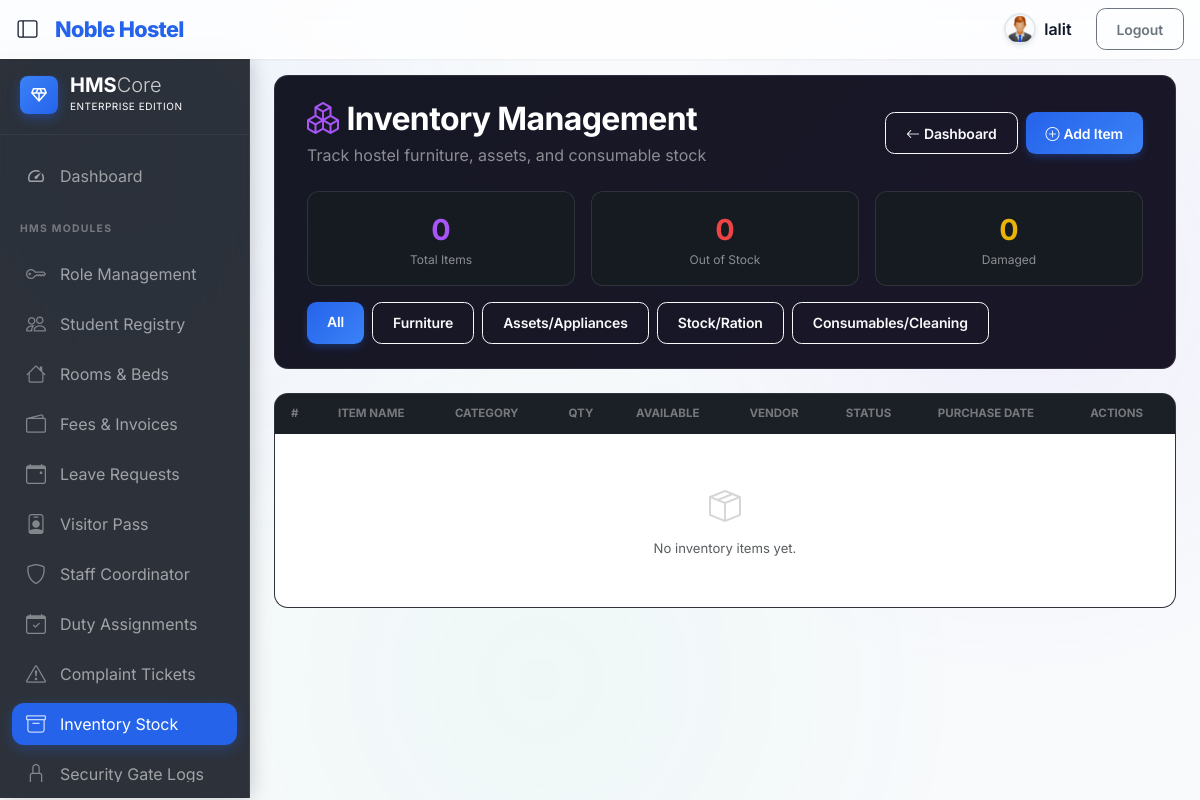
Screenshot of /inventory/ (signed in) with the database file from the repository.
### authentication/models.py (models this page shows, shortened)
class Module(models.Model):
    name = models.CharField(max_length=100, unique=True)
    code = models.SlugField(max_length=100, unique=True)  # e.g. 'student', 'room', 'paybill'
    menu_label = models.CharField(max_length=100, blank=True, help_text="Label shown in sidebar menu")
    icon = models.CharField(max_length=60, blank=True, help_text="Bootstrap icon class e.g. bi-people")
    url_name = models.CharField(max_length=100, blank=True, help_text="Django URL name for the module index page")
    order = models.PositiveSmallIntegerField(default=0, help_text="Sidebar display order (lower = higher)")
    parent_code = models.SlugField(max_length=100, blank=True, help_text="Parent module code for sub-menus")
    class Meta:
        ordering = ['order', 'name']

### hms/views.py (the view)
# urls.py: path("inventory/", views.inventory_list, name='inventory_list'),
@login_required(login_url='/authentication/login')
def inventory_list(request):
    if not _is_admin(request.user):
        return redirect('dashboard')
    items = InventoryItem.objects.all().order_by('-purchase_date')
    category = request.GET.get('category', '')
    if category:
        items = items.filter(category=category)
    context = {
        'items': items, 'category': category,
        'page_title': 'Inventory Management',
        'categories': InventoryItem.CATEGORY_CHOICES,
        'total_items': InventoryItem.objects.count(),
        'low_stock': InventoryItem.objects.filter(status='oos').count(),
        'damaged': InventoryItem.objects.filter(status='damaged').count(),
    }
    return render(request, 'hms/inventory_list.html', context)

### hms/views.py (called while the page is built)
def _is_admin(user):
    if user.is_superuser:
        return True
    try:
        role = user.profile.role
        return role.is_superadmin or role.name in ('Admin', 'Staff')
    except Exception:
        return False

### template/hms/inventory_list.html (shortened to what this page needs)
{% extends 'base.html' %}
{% block content %}
<div class="mod-header">
  <div class="d-flex align-items-center justify-content-between flex-wrap gap-3">
    <div>
      <h2 class="text-white fw-bold mb-1"><i class="bi bi-boxes me-2 text-purple" style="color:#a855f7;"></i>Inventory Management</h2>
      <p class="text-white opacity-50 mb-0">Track hostel furniture, assets, and consumable stock</p>
    </div>
    <div class="d-flex gap-2">
      <a href="{% url 'superadmin_dashboard' %}" class="btn btn-outline-light btn-sm"><i class="bi bi-arrow-left me-1"></i>Dashboard</a>
      <button class="btn btn-primary btn-sm" data-bs-toggle="modal" data-bs-target="#addItemModal"><i class="bi bi-plus-circle me-1"></i>Add Item</button>
    </div>
  </div>
  <div class="row g-3 mt-2">
    <div class="col-4"><div class="stat-mini">
      <div style="font-size:1.8rem;font-weight:700;color:#a855f7;">{{ total_items }}</div>
      <div style="font-size:0.75rem;color:rgba(255,255,255,0.5);">Total Items</div>
    </div></div>
    <div class="col-4"><div class="stat-mini">
      <div style="font-size:1.8rem;font-weight:700;color:#ef4444;">{{ low_stock }}</div>
      <div style="font-size:0.75rem;color:rgba(255,255,255,0.5);">Out of Stock</div>
    </div></div>
    <div class="col-4"><div class="stat-mini">
      <div style="font-size:1.8rem;font-weight:700;color:#eab308;">{{ damaged }}</div>
      <div style="font-size:0.75rem;color:rgba(255,255,255,0.5);">Damaged</div>
    </div></div>
  </div>
  <div class="d-flex gap-2 mt-3 flex-wrap">
    <a href="{% url 'inventory_list' %}" class="btn btn-sm {% if not category %}btn-primary{% else %}btn-outline-light{% endif %}">All</a>
    {% for val, label in categories %}
    <a href="?category={{ val }}" class="btn btn-sm {% if category == val %}btn-primary{% else %}btn-outline-light{% endif %}">{{ label }}</a>
    {% endfor %}
  </div>
</div>
<div class="panel-card">
  <div class="table-responsive">
    <table class="table sa-table mb-0">
      <thead>
        <tr><th>#</th><th>Item Name</th><th>Category</th><th>Qty</th><th>Available</th><th>Vendor</th><th>Status</th><th>Purchase Date</th><th>Actions</th></tr>
      </thead>
      <tbody>
        {% for item in items %}
        <tr>
          <td class="text-muted">{{ forloop.counter }}</td>
          <td><div class="fw-semibold text-white">{{ item.name }}</div><div style="font-size:0.72rem;color:rgba(255,255,255,0.4);">PO: {{ item.purchase_order_no|default:"—" }}</div></td>
          <td>{{ item.get_category_display }}</td>
          <td>{{ item.quantity }}</td>
          <td class="{% if item.available_quantity == 0 %}text-danger{% else %}text-success{% endif %} fw-bold">{{ item.available_quantity }}</td>
          <td><div>{{ item.vendor_name|default:"—" }}</div><div style="font-size:0.72rem;color:rgba(255,255,255,0.4);">{{ item.vendor_contact|default:"" }}</div></td>
          <td>
            <span class="badge-s {% if item.status == 'good' %}s-green{% elif item.status == 'oos' %}s-red{% elif item.status == 'damaged' %}s-yellow{% else %}s-info{% endif %}">
              {{ item.get_status_display }}
            </span>
          </td>
          <td class="text-muted">{{ item.purchase_date|date:"d M Y" }}</td>
          <td>
            <a href="{% url 'inventory_edit' item.pk %}" class="btn btn-sm btn-outline-primary py-0 px-2"><i class="bi bi-pencil"></i></a>
            <button class="btn btn-sm btn-outline-danger py-0 px-2" data-bs-toggle="modal" data-bs-target="#delItem{{ item.pk }}"><i class="bi bi-trash"></i></button>
            <div class="modal fade" id="delItem{{ item.pk }}" tabindex="-1">
              <div class="modal-dialog modal-dialog-centered modal-sm">
                <div class="modal-content">
                  <div class="modal-body text-center py-4">Remove <strong>{{ item.name }}</strong>?</div>
                  <div class="modal-footer">
                    <button class="btn btn-sm btn-outline-light" data-bs-dismiss="modal">Cancel</button>
                    <form method="post" action="{% url 'inventory_delete' item.pk %}">{% csrf_token %}
                      <button type="submit" class="btn btn-sm btn-danger">Delete</button>
                    </form>
                  </div>
                </div>
              </div>
            </div>
          </td>
        </tr>
        {% empty %}
        <tr><td colspan="9" class="text-center py-5 text-muted"><i class="bi bi-box-seam fs-2 d-block mb-2 opacity-25"></i>No inventory items yet.</td></tr>
        {% endfor %}
      </tbody>
    </table>
  </div>
</div>
{% endblock %}

### template/title_nav.html (shortened to what this page needs)
{% load static %}
{% block content %}
<div class="d-flex align-items-center">
  <button id="sidebarToggleBtn" class="btn btn-sm sidebar-toggle-btn me-2 ms-2" type="button" title="Toggle Sidebar" aria-label="Toggle Sidebar">
    <i class="bi bi-layout-sidebar fs-5"></i>
  </button>
  <a class="navbar-brand" href="#">Noble Hostel</a>
</div>
  <div class="navbar-nav ">
    {% if request.user.is_authenticated %}
    <form action="{% url 'logout'%}" method="post" class="nav-item text-nowrap d-flex justify-content-center align-items-center">
      {% if request.user.student and request.user.student.photo %}
        <img src="{{ request.user.student.photo.url }}" class="shadow-sm" style="width: 32px; height: 32px; object-fit: cover; border-radius: 50%; border: 2px solid #e2e8f0;" alt="User">
      {% else %}
        <img src="{% static 'image/User.jpg' %}" class="shadow-sm" style="width: 32px; height: 32px; object-fit: cover; border-radius: 50%; border: 2px solid #e2e8f0;" alt="User">
      {% endif %}
      <a class="nav-link m-2 fw-semibold" href="#">
        {% if request.user.student %}
          {{ request.user.student.name }}
        {% else %}
          {{ request.user.username }}
        {% endif %}
      </a>
      <input class="btn btn-sm btn-outline-secondary m-2 mx-3" type="submit" value="Logout">
    </form>
  {% endif %}
  </div>
{% endblock  %}

### template/side_navbar.html (shortened to what this page needs)
{% load static %}
{% load rbac_tags %}
{% block content %}
<div class="d-none d-md-block p-0 sidebar-wrapper z-2">
    <nav id="sidebarMenu" class="sidebar-pro">
        <div class="sidebar-brand d-flex align-items-center">
            <div class="brand-icon rounded-3 bg-gradient-primary d-flex align-items-center justify-content-center" style="width:38px; height:38px;">
                <span class="material-symbols-outlined text-white fs-5">diamond</span>
            </div>
            <div class="d-flex flex-column">
                <span class="fs-5 fw-bold text-white lh-1 tracking-tighter">HMS<span class="fw-light opacity-75">Core</span></span>
                <span class="text-white opacity-40 mt-1" style="font-size: 0.625rem; letter-spacing: 0.05em; text-transform: uppercase;">Enterprise Edition</span>
            </div>
        </div>
        <ul class="nav flex-column mb-auto">
            {% if is_superadmin or user.profile.role.name == 'Admin' or user.profile.role.name == 'Staff' %}
            <li class="nav-item">
                <a class="nav-link {% if request.resolver_match.url_name == 'superadmin_dashboard' %}active{% endif %}" aria-current="page" href="{% url 'superadmin_dashboard' %}">
                    <span class="material-symbols-outlined">speed</span>
                    <span class="sidebar-label">Dashboard</span>
                </a>
            </li>
            {% endif %}
            {% if user.profile.role.name == 'Student' %}
            <li class="nav-section">
                <span class="section-title">My Profile</span>
            </li>
            <li class="nav-item">
                <a class="nav-link" href="{% url 'student_app:student_profile' %}">
                    <span class="material-symbols-outlined">person</span>
                    <span class="sidebar-label">My Profile</span>
                </a>
            </li>
            <li class="nav-item">
                <a class="nav-link" href="{% url 'student_app:change_password' %}">
                    <span class="material-symbols-outlined">lock</span>
                    <span class="sidebar-label">Change Password</span>
                </a>
            </li>
            <li class="nav-section">
                <span class="section-title">Logistics & Fees</span>
            </li>
            <li class="nav-item">
                <a class="nav-link" href="#">
                    <span class="material-symbols-outlined">bed</span>
                    <span class="sidebar-label">My Room</span>
                </a>
            </li>
            <li class="nav-item">
                <a class="nav-link" href="{% url 'student_app:student_leave_details' %}">
                    <span class="material-symbols-outlined">event_note</span>
                    <span class="sidebar-label">My Leave Requests</span>
                </a>
            </li>
            <li class="nav-item">
                <a class="nav-link" href="{% url 'student_app:food_schedule' %}">
                    <span class="material-symbols-outlined">restaurant</span>
                    <span class="sidebar-label">Food Schedule</span>
                </a>
            </li>
            <li class="nav-item">
                <a class="nav-link" href="{% url 'student_app:student_fee_details' %}">
                    <span class="material-symbols-outlined">receipt_long</span>
                    <span class="sidebar-label">Fee Details</span>
                </a>
            </li>
            {% else %}
            {% if visible_modules %}
            <li class="nav-section">
                <span class="section-title">HMS Modules</span>
            </li>
            {% for module in visible_modules %}
            <li class="nav-item">
                <a class="nav-link {% if request.resolver_match.url_name == module.url_name or request.resolver_match.view_name == module.url_name %}active{% endif %}" href="{% url module.url_name %}" title="{{ module.menu_label }}">
                    {% if "bi-" in module.icon %}
                    <i class="bi {{ module.icon }} opacity-75 fs-5"></i>
                    {% else %}
                    <span class="material-symbols-outlined">{{ module.icon }}</span>
                    {% endif %}
                    <span class="sidebar-label">{{ module.menu_label }}</span>
                </a>
            </li>
            {% endfor %}
            {% endif %}
            {% endif %}
        </ul>
    </nav>
</div>
{% endblock %}

### template/hms/inventory_list.html (style rules this page uses)
:root { --card-bg:#161b22;--glass-border:rgba(255,255,255,0.1); }
.mod-header { background:linear-gradient(135deg,#161825,#1a1628);border:1px solid var(--glass-border);border-radius:14px;padding:1.5rem 2rem;margin-bottom:1.5rem; }
.stat-mini { background:var(--card-bg);border:1px solid var(--glass-border);border-radius:12px;padding:1rem 1.25rem;text-align:center; }
.panel-card { background:var(--card-bg);border:1px solid var(--glass-border);border-radius:14px;overflow:hidden; }
.sa-table { color:rgba(255,255,255,0.8);font-size:0.82rem; }
.sa-table thead th { color:rgba(255,255,255,0.4);font-size:0.72rem;text-transform:uppercase;border-bottom:1px solid var(--glass-border);background:rgba(255,255,255,0.02);padding:0.7rem 1rem; }
.sa-table tbody td { border-bottom:1px solid rgba(255,255,255,0.04);padding:0.65rem 1rem;vertical-align:middle; }

### rows the page displays
Module: menu_label "Role Management"
Module: menu_label "Student Registry"
Module: menu_label "Rooms & Beds"
Module: menu_label "Fees & Invoices"
Module: menu_label "Leave Requests"
Module: menu_label "Visitor Pass"
Module: menu_label "Staff Coordinator"
Module: menu_label "Duty Assignments"
Module: menu_label "Complaint Tickets"
Module: menu_label "Inventory Stock"
Module: menu_label "Security Gate Logs"

### other values shown
{{ request.user.username }} "lalit"
{{ total_items }} "0"
{{ low_stock }} "0"
{{ damaged }} "0"
{{ label }} "Furniture" "Assets/Appliances" "Stock/Ration" "Consumables/Cleaning"
